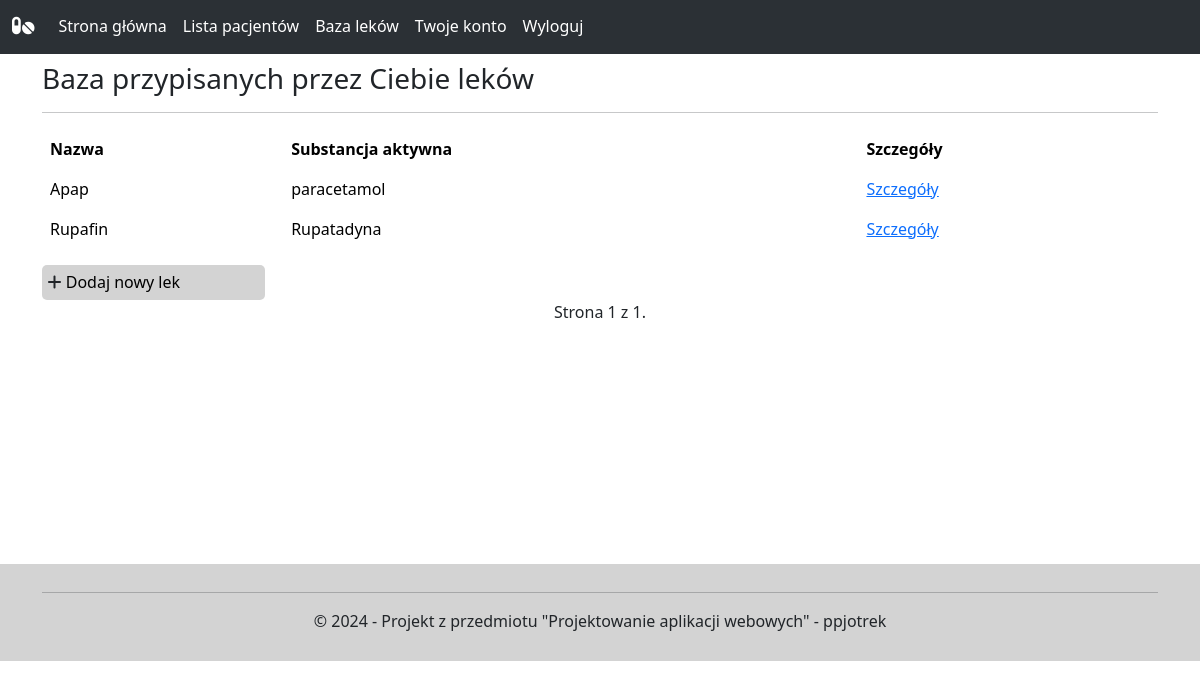
The page /list/ (signed in) on the database as committed earlier.
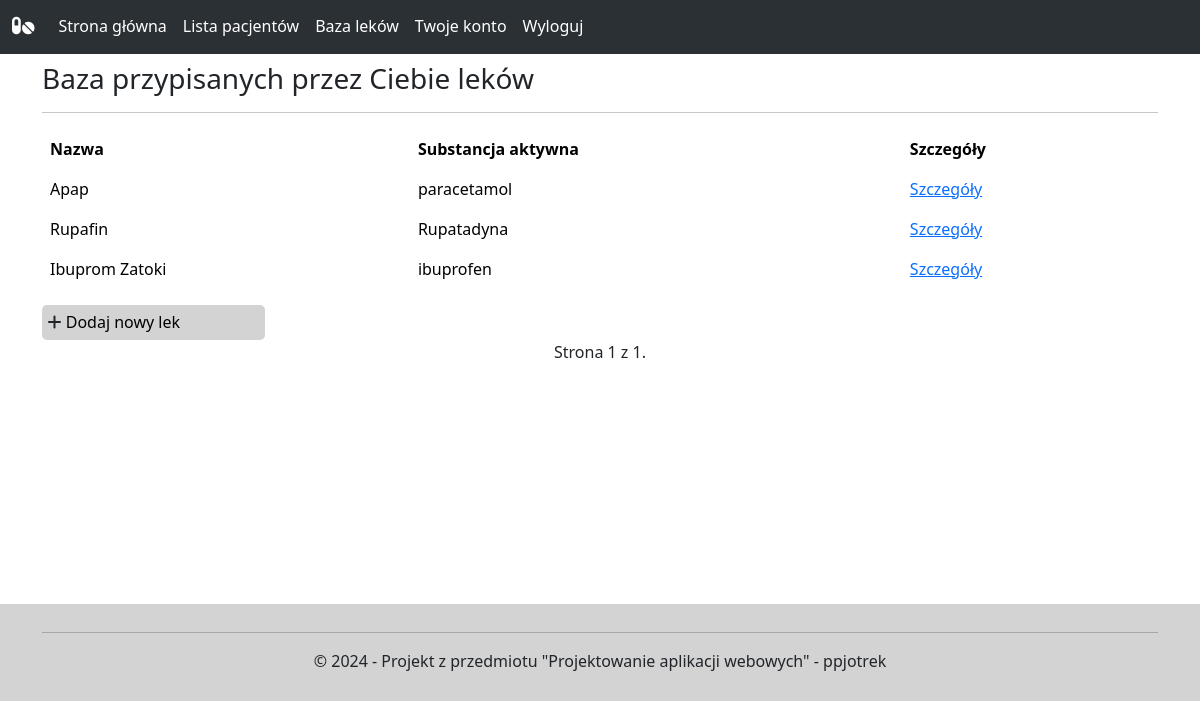
The same page on the database as committed later.
### leki_app/models.py (models this page shows, shortened)
class Drug(models.Model):
    drug_name = models.CharField(max_length=100)
    description = models.TextField()
    main_active_substance = models.ForeignKey(ActiveSubstance, on_delete=models.CASCADE)
    other_substances = models.ManyToManyField(AddedSubstance, blank=True)

class ActiveSubstance(models.Model):
    act_sub_name = models.CharField(max_length=100)
    description = models.TextField(blank=True)
    def __str__(self):
        return self.act_sub_name

### leki_app/views.py (the view)
# urls.py: path('list/', views.listPage, name='list'),
def listPage(request):
    if not request.user.is_authenticated:
        return redirect('login')
    else:
        p = Paginator(Drug.objects.all(), 5)
        page = request.GET.get('page')
        drugs = p.get_page(page)
        context = {'drugs': drugs}
        return render(request, 'list.html', context)

### templates/list.html (shortened to what this page needs)
{% extends 'base.html' %}
{% block content %}
    <h3>Baza przypisanych przez Ciebie leków</h3>
    <hr>
    <table class="table table-hover table-borderless">
        <thead>
            <tr>
                <th scope="col">Nazwa</th>
                <th scope="col">Substancja aktywna</th>
                <th scope="col">Szczegóły</th>
            </tr>
        </thead>
        <tbody>
    {% for drug in drugs %}
        <tr>
            <td>{{ drug.drug_name }}</td>
            <td>{{ drug.main_active_substance }}</td>
            <td><a href="{% url 'drug' drug.id %}">Szczegóły</a></td>
        </tr>
    {% endfor %}
        </tbody>
    </table>
    <div class="link-button">
        <i class="fa-solid fa-plus"></i>
        <a href="{% url 'edit_drugs' %}">Dodaj nowy lek</a>
    </div>
    <div class="pagination-centering">
        <div class="pagination">
            <span class="step-links">
                <span class="current">
                    Strona {{ drugs.number }} z {{ drugs.paginator.num_pages }}.
                </span>
                <br>
            </span>
        </div>
    </div>
{% endblock %}

### templates/base.html (shortened to what this page needs)
{% load static %}
<!DOCTYPE html>
<html lang="en">
<head>
    <link rel="stylesheet" href="{% static style.css %}">
    <link href="https://cdn.jsdelivr.net/npm/bootstrap@5.3.3/dist/css/bootstrap.min.css" rel="stylesheet">
</head>
<body>
    <div class="navbar">
        <nav class="navbar navbar-expand-lg bg-body-tertiary" data-bs-theme="dark">
            <div class="container-fluid">
                <a class="navbar-brand" href="{% url 'home' %}">
                  <i class="fa-solid fa-pills"></i>
                </a>
              <div class="collapse navbar-collapse" id="navbarSupportedContent">
                <ul class="navbar-nav me-auto mb-2 mb-lg-0">
                  <li class="nav-item">
                    <a class="nav-link active" aria-current="page" href="{% url 'home' %}">Strona główna</a>
                  </li>
                  <li class="nav-item">
                    <a class="nav-link active" aria-current="page" href="{% url 'patients' %}">Lista pacjentów</a>
                  </li>
                  <li class="nav-item">
                    <a class="nav-link active" aria-current="page" href="{% url 'list' %}">Baza leków</a>
                  </li>
                  <li class="nav-item">
                    <a class="nav-link active" aria-current="page" href="{% url 'account' %}">Twoje konto</a>
                  </li>
                  <li class="nav-item">
                    <a class="nav-link active" aria-current="page" href="{% url 'logout' %}">Wyloguj</a>
                  </li>
                </ul>
              </div>
            </div>
          </nav>
    </div>
    <div class="container">
        {% block content %} {% endblock %}
    </div>
</body>
<footer>
    <div class="container">
        <hr>
        <p>&copy; 2024 - Projekt z przedmiotu "Projektowanie aplikacji webowych" - ppjotrek</p>
    </div>
</html>

### templates/base.html (style rules this page uses)
.navbar { width: 100%; margin-top: 0; padding-top: 0; }
.navbar-expand-lg { padding-top: 0.5%; }
.link-button { margin-top: 1%; padding: 0.5%; background-color: lightgray; border-radius: 5px; width: 20%; text-decoration: none; }
.link-button a { text-decoration: none; color: black; }
footer { margin-top: 20%; padding: 1%; background-color: lightgray; text-align: center; }

### templates/list.html (style rules this page uses)
.pagination-centering { text-align: center; }
.pagination { display: inline-block; }

Rows that differ between the two databases and show on the page:
added Drug: drug_name "Ibuprom Zatoki", main_active_substance "ibuprofen"
